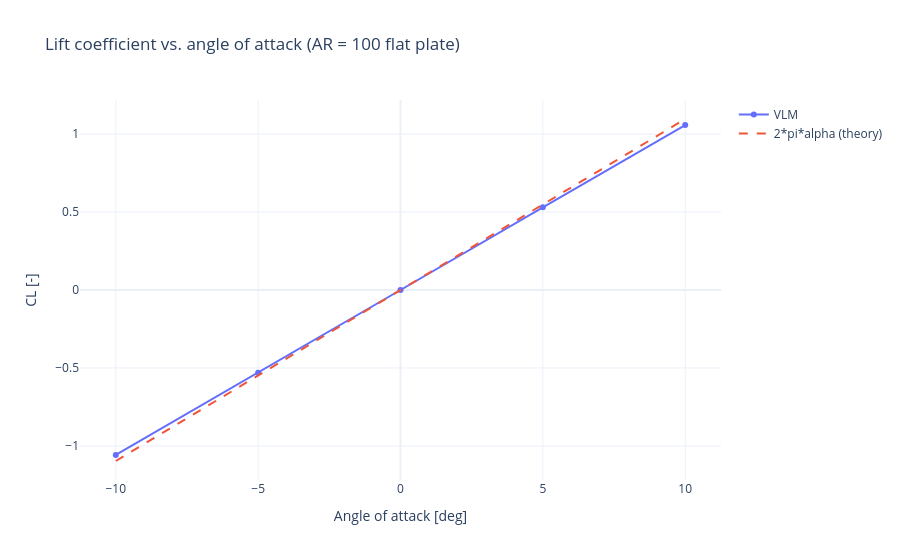

Notebook source saved alongside this figure:
### Code cell
fig = go.Figure()
fig.add_trace(go.Scatter(x=angles_deg_arr, y=cl_arr, mode='lines+markers', name='VLM'))
fig.add_trace(go.Scatter(
    x=angles_deg_arr,
    y=theoretical_slope * angles_rad_arr,
    mode='lines',
    name='2*pi*alpha (theory)',
    line=dict(dash='dash'),
))
fig.update_layout(
    title='Lift coefficient vs. angle of attack (AR = 100 flat plate)',
    xaxis_title='Angle of attack [deg]',
    yaxis_title='CL [-]',
    template='plotly_white',
)
fig.show()

### Figure 1 — Plotly figure (JSON) as saved in the notebook; plotly's stock layout.template omitted (floating-point values rounded to 4 significant figures)
{"data": [{"mode": "lines+markers", "name": "VLM", "type": "scatter", "x": [-10.0, -5.0, 0.0, 5.0, 10.0], "y": [-1.058, -0.5305, 0.0, 0.5305, 1.058]}, {"line": {"dash": "dash"}, "mode": "lines", "name": "2*pi*alpha (theory)", "type": "scatter", "x": [-10.0, -5.0, 0.0, 5.0, 10.0], "y": [-1.097, -0.5483, 0.0, 0.5483, 1.097]}], "layout": {"title": {"text": "Lift coefficient vs. angle of attack (AR = 100 flat plate)"}, "xaxis": {"title": {"text": "Angle of attack [deg]"}}, "yaxis": {"title": {"text": "CL [-]"}}}}
